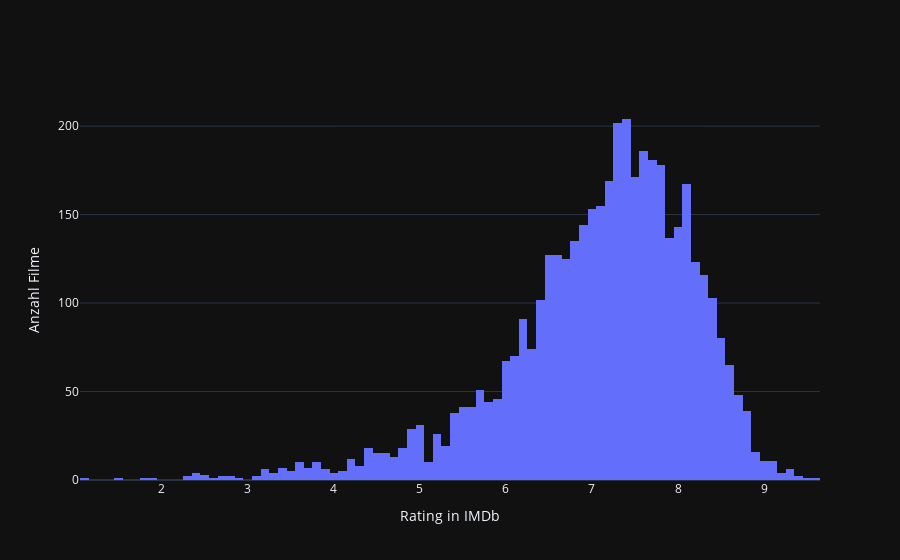

The code cell stored with this chart in its notebook:
### Code cell
data = [
    go.Histogram( x = X_train['IMDb'])
    ]

fig = go.Figure(data)
fig.update_xaxes(title_text='Rating in IMDb') #Achsen immer Beschriften
fig.update_yaxes(title_text='Anzahl Filme')
fig.show()

### Figure 1 — Plotly figure (JSON) as saved in the notebook; plotly's stock layout.template omitted (floating-point values rounded to 4 significant figures; data arrays with more than 128 entries replaced by an {"elided": "..."} marker saying what was removed)
{"data": [{"x": {"elided": "4294 float values"}, "type": "histogram"}], "layout": {"xaxis": {"title": {"text": "Rating in IMDb"}}, "yaxis": {"title": {"text": "Anzahl Filme"}}}}
